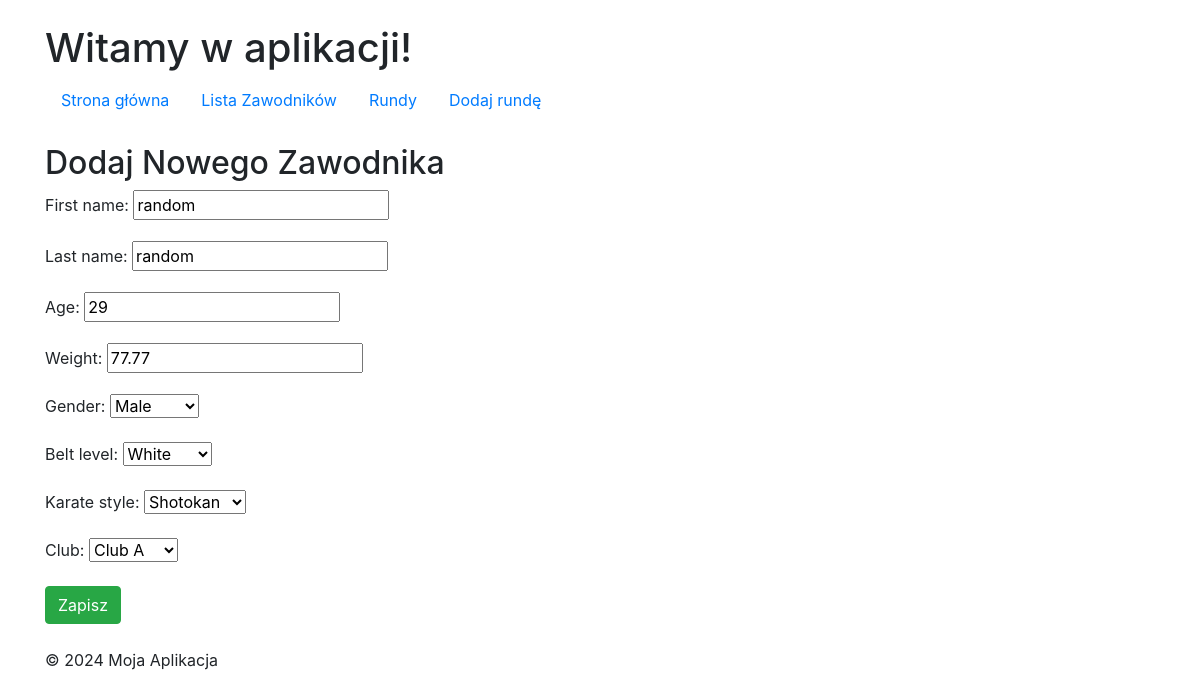
/athletes/1/edit/, run on the app's committed database.
### TurniejKarate/models.py (models this page shows, shortened)
class Athlete(models.Model):
    BELT_LEVELS = [
        ('white', 'White'),
        ('yellow', 'Yellow'),
        ('green', 'Green'),
        ('blue', 'Blue'),
        ('brown', 'Brown'),
        ('black', 'Black'),
    ]
    KARATE_STYLES = [
        ('shotokan', 'Shotokan'),
        ('goju_ryu', 'Goju-Ryu'),
        ('shito_ryu', 'Shito-Ryu'),
        ('kyokushin', 'Kyokushin'),
        ('wado_ryu', 'Wado-Ryu'),
        ('enshin', 'Enshin'),
    ]
    GENDER_CHOICES = [
        ('M', 'Male'),
        ('F', 'Female'),
        ('O', 'Other'),
    ]
    first_name = models.CharField(max_length=50)
    last_name = models.CharField(max_length=50)
    age = models.PositiveIntegerField()
    weight = models.DecimalField(max_digits=5, decimal_places=2)
    gender = models.CharField(max_length=1, choices=GENDER_CHOICES)
    belt_level = models.CharField(max_length=10, choices=BELT_LEVELS)
    karate_style = models.CharField(max_length=20, choices=KARATE_STYLES)
    club = models.ForeignKey(Club, on_delete=models.CASCADE)
    weight_category = models.ForeignKey(WeightCategory, on_delete=models.SET_NULL, null=True, blank=True)

### TurniejKarate/views.py (the view)
# urls.py: path('athletes/<int:pk>/edit/', AthleteUpdateView.as_view(), name='athlete_update'),  # Edytowanie zawodnika
class AthleteUpdateView(UpdateView):
    model = Athlete
    template_name = 'athlete_form.html'  # Formularz do edycji zawodnika
    fields = ['first_name', 'last_name', 'age', 'weight', 'gender', 'belt_level', 'karate_style', 'club',]
    success_url = reverse_lazy('athlete_list')  # Po edycji wracamy na listę zawodników

### TurniejKarate/models.py (called while the page is built)
    def __str__(self):
        return self.name

### templates/athlete_form.html (shortened to what this page needs)
{% extends 'base.html' %}
{% block content %}
  <h2>Dodaj Nowego Zawodnika</h2>
  <form method="POST">
    {{ form.as_p }}
    <button type="submit" class="btn btn-success">Zapisz</button>
  </form>
{% endblock %}

### data on the page
Athlete: first_name "random", last_name "random", age "29", weight "77.77", gender "Male", belt_level "White", karate_style "Shotokan", club "Club A"
